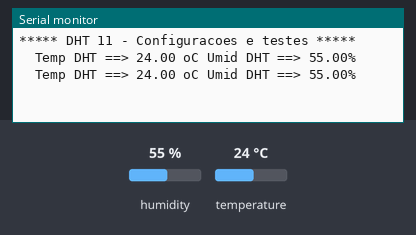
A sketch run on a simulated Arduino Uno, built with avr-gcc and run on an emulated ATmega328P. Parts: the last lines printed to the serial monitor. Inputs (shaded band) come from the test bench; at power-on: humidity 55 %, temperature 24 °C.

Above: at 4.8 s.
4.9 s: humidity set to 22 %
At 6.4 s:
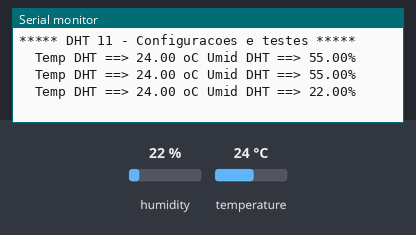
7.9 s: temperature set to 12 °C
At 8.9 s:
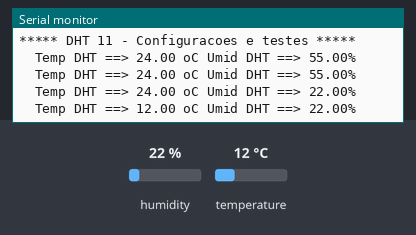
10.9 s: humidity set to 40 %
At 12.5 s:
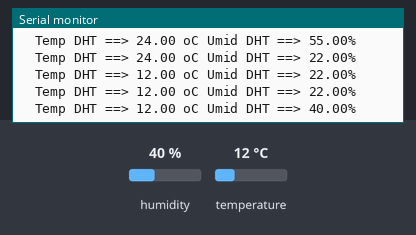
Timing chart, 0 to 14.0 s (numbered marks = the images above; inputs shaded):
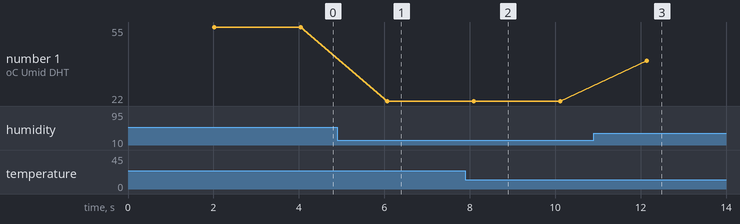

Measured:
- after the input at 4.9 s, the serial monitor: prints a new line after 1.2 s (image 1)
- after the input at 7.9 s, the serial monitor: prints a new line after 0.20 s (image 2)
- after the input at 10.9 s, the serial monitor: prints a new line after 1.2 s (image 3)
- plotted number 1: 55 → 22 after the input at 4.9 s, 22 → 40 after the input at 10.9 s

The sketch:

SISMMAR-1-Teste-sensor-DHT11.ino
```cpp
/*****************************************************************
*Sensor DHT - Configuracao e teste.
*Baseado no codigo original escrito por ladyada, dominio publico.
*Denisson Silva - 04 de março de 2021
******************************************************************/

//Inclusao de bibliotecas
#include <DHT.h>
#include <DHT_U.h>


//Definicoes do sensor
#define DHTPIN 5 //pino de saida de dados
#define DHTTYPE DHT11 //tipo do sensor

//Variaveis usadas pelo sensor
float tempDHT;
float umdDHT;
float fic;

//Inicializa o sensor DHT
DHT dht(DHTPIN, DHTTYPE);

void setup() {
    Serial.begin(9600);
    Serial.println("***** DHT 11 - Configuracoes e testes *****");
    dht.begin();
}

void loop() {
    //Aguarda dois segundos entre as medicoes.
    delay(2000);

    //Le os valores de temperatura e umidade do sensor DHT.
    tempDHT = dht.readTemperature();
    umdDHT = dht.readHumidity();

    //Verifica se alguma leitura falhou e tenta ler novamente.
    if(isnan(umdDHT) || isnan(tempDHT)){
        Serial.println("Falha na leitura do sensor DHT!");
        return;
    }

    //Calcula e converte a temperatura em celsius
    float fic = dht.computeHeatIndex(tempDHT, umdDHT, false);

    //Mostra as medicoes no monitor serial
    Serial.print("  Temp DHT ==> ");
    Serial.print(tempDHT);
    Serial.print(" oC Umid DHT ==> ");
    Serial.print(umdDHT);
    Serial.println("%");
    //Serial.print(fic);
    //Serial.println(" oC ");
}
```
